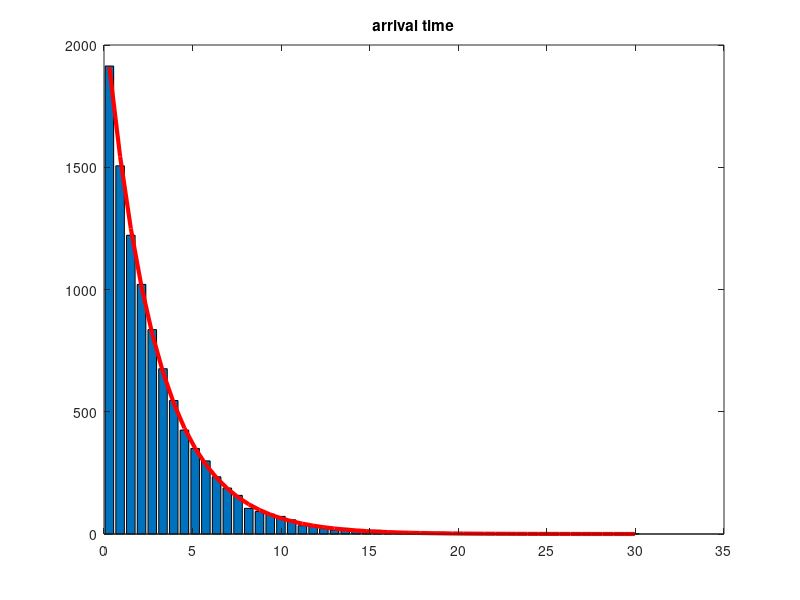

Here is the MATLAB script that generated this plot:
n = 10000;
u = rand(n,1);
lambda = 0.35;
x = -log(1-u)/lambda;
nb = 50;
[n_hist,x_hist] = hist(x,nb);
bin_width = x_hist(2)-x_hist(1);
lower = x_hist - bin_width/2;
upper = x_hist + bin_width/2;
y_expected = n*(exp(-lambda*lower)-exp(-lambda*upper));

% plot the histogram
bar(x_hist,n_hist);
hold on
plot(x_hist,y_expected,'r-','Linewidth',3)
hold off
title('arrival time')

print -dpng hist_expon